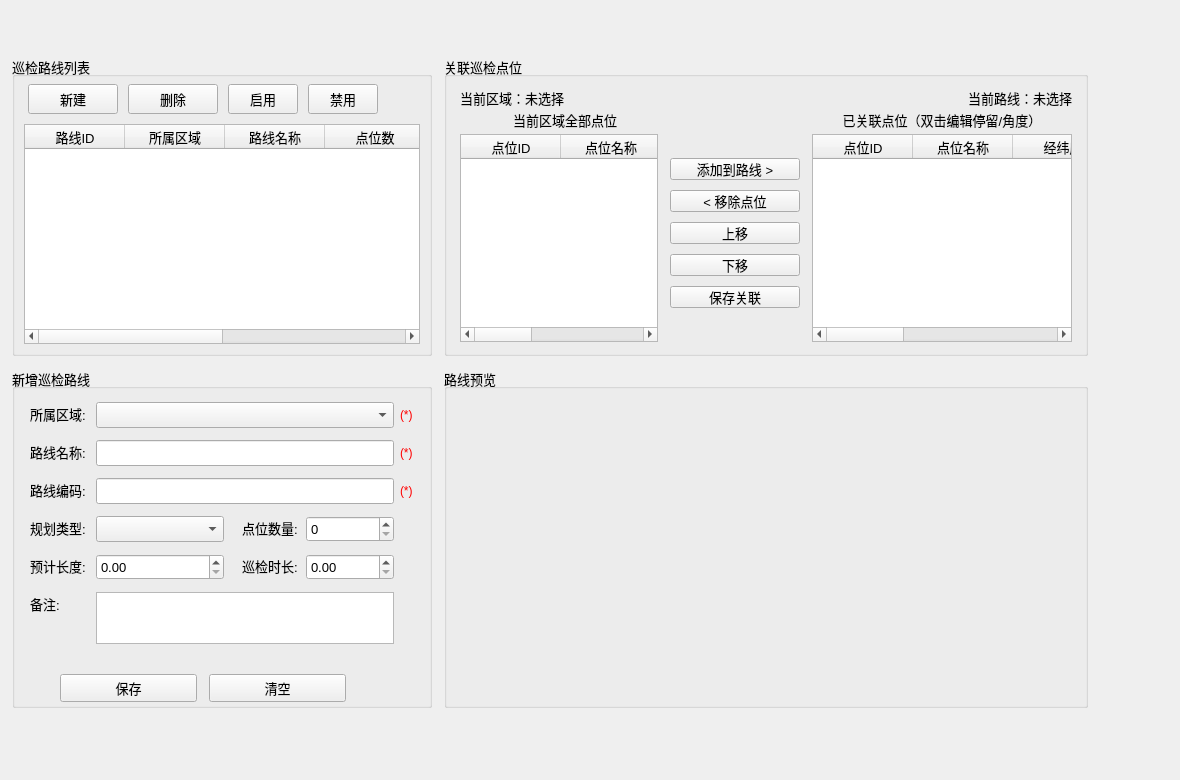
<?xml version="1.0" encoding="UTF-8"?>
<ui version="4.0">
 <class>Frm_InspectRoute</class>
 <widget class="QWidget" name="Frm_InspectRoute">
  <property name="geometry">
   <rect>
    <x>0</x>
    <y>0</y>
    <width>1180</width>
    <height>780</height>
   </rect>
  </property>
  <property name="minimumSize">
   <size>
    <width>1160</width>
    <height>760</height>
   </size>
  </property>
  <property name="windowTitle">
   <string>巡检路线管理</string>
  </property>
  <widget class="QGroupBox" name="groupBox_2">
   <property name="geometry">
    <rect>
     <x>12</x>
     <y>56</y>
     <width>420</width>
     <height>300</height>
    </rect>
   </property>
   <property name="font">
    <font>
     <pointsize>10</pointsize>
    </font>
   </property>
   <property name="title">
    <string>巡检路线列表</string>
   </property>
   <widget class="QPushButton" name="btn_New">
    <property name="geometry">
     <rect>
      <x>16</x>
      <y>28</y>
      <width>90</width>
      <height>30</height>
     </rect>
    </property>
    <property name="text">
     <string>新建</string>
    </property>
   </widget>
   <widget class="QPushButton" name="btn_Delete">
    <property name="geometry">
     <rect>
      <x>116</x>
      <y>28</y>
      <width>90</width>
      <height>30</height>
     </rect>
    </property>
    <property name="text">
     <string>删除</string>
    </property>
   </widget>
   <widget class="QPushButton" name="btn_Enable">
    <property name="geometry">
     <rect>
      <x>216</x>
      <y>28</y>
      <width>70</width>
      <height>30</height>
     </rect>
    </property>
    <property name="text">
     <string>启用</string>
    </property>
   </widget>
   <widget class="QPushButton" name="btn_Disable">
    <property name="geometry">
     <rect>
      <x>296</x>
      <y>28</y>
      <width>70</width>
      <height>30</height>
     </rect>
    </property>
    <property name="text">
     <string>禁用</string>
    </property>
   </widget>
   <widget class="QTableWidget" name="tv_InspectRoute">
    <property name="geometry">
     <rect>
      <x>12</x>
      <y>68</y>
      <width>396</width>
      <height>220</height>
     </rect>
    </property>
    <property name="selectionMode">
     <enum>QAbstractItemView::SingleSelection</enum>
    </property>
    <property name="selectionBehavior">
     <enum>QAbstractItemView::SelectRows</enum>
    </property>
    <property name="sortingEnabled">
     <bool>true</bool>
    </property>
    <property name="columnCount">
     <number>6</number>
    </property>
    <column>
     <property name="text">
      <string>路线ID</string>
     </property>
    </column>
    <column>
     <property name="text">
      <string>所属区域</string>
     </property>
    </column>
    <column>
     <property name="text">
      <string>路线名称</string>
     </property>
    </column>
    <column>
     <property name="text">
      <string>点位数</string>
     </property>
    </column>
    <column>
     <property name="text">
      <string>路径长度</string>
     </property>
    </column>
    <column>
     <property name="text">
      <string>状态</string>
     </property>
    </column>
   </widget>
  </widget>
  <widget class="QGroupBox" name="gbox_status">
   <property name="geometry">
    <rect>
     <x>12</x>
     <y>368</y>
     <width>420</width>
     <height>340</height>
    </rect>
   </property>
   <property name="font">
    <font>
     <pointsize>10</pointsize>
    </font>
   </property>
   <property name="title">
    <string>新增巡检路线</string>
   </property>
   <widget class="QLabel" name="label_2">
    <property name="geometry">
     <rect>
      <x>18</x>
      <y>34</y>
      <width>60</width>
      <height>24</height>
     </rect>
    </property>
    <property name="text">
     <string>所属区域:</string>
    </property>
   </widget>
   <widget class="QComboBox" name="txt_AreaId">
    <property name="geometry">
     <rect>
      <x>84</x>
      <y>34</y>
      <width>298</width>
      <height>26</height>
     </rect>
    </property>
   </widget>
   <widget class="QLabel" name="label_15">
    <property name="geometry">
     <rect>
      <x>388</x>
      <y>38</y>
      <width>18</width>
      <height>18</height>
     </rect>
    </property>
    <property name="font">
     <font>
      <pointsize>9</pointsize>
     </font>
    </property>
    <property name="styleSheet">
     <string notr="true">color: rgb(255, 0, 0);</string>
    </property>
    <property name="text">
     <string>(*)</string>
    </property>
   </widget>
   <widget class="QLabel" name="label">
    <property name="geometry">
     <rect>
      <x>18</x>
      <y>72</y>
      <width>60</width>
      <height>24</height>
     </rect>
    </property>
    <property name="text">
     <string>路线名称:</string>
    </property>
   </widget>
   <widget class="QLineEdit" name="txt_RouteName">
    <property name="geometry">
     <rect>
      <x>84</x>
      <y>72</y>
      <width>298</width>
      <height>26</height>
     </rect>
    </property>
   </widget>
   <widget class="QLabel" name="label_13">
    <property name="geometry">
     <rect>
      <x>388</x>
      <y>76</y>
      <width>18</width>
      <height>18</height>
     </rect>
    </property>
    <property name="font">
     <font>
      <pointsize>9</pointsize>
     </font>
    </property>
    <property name="styleSheet">
     <string notr="true">color: rgb(255, 0, 0);</string>
    </property>
    <property name="text">
     <string>(*)</string>
    </property>
   </widget>
   <widget class="QLabel" name="label_8">
    <property name="geometry">
     <rect>
      <x>18</x>
      <y>110</y>
      <width>60</width>
      <height>24</height>
     </rect>
    </property>
    <property name="text">
     <string>路线编码:</string>
    </property>
   </widget>
   <widget class="QLineEdit" name="txt_RouteCode">
    <property name="geometry">
     <rect>
      <x>84</x>
      <y>110</y>
      <width>298</width>
      <height>26</height>
     </rect>
    </property>
   </widget>
   <widget class="QLabel" name="label_14">
    <property name="geometry">
     <rect>
      <x>388</x>
      <y>114</y>
      <width>18</width>
      <height>18</height>
     </rect>
    </property>
    <property name="font">
     <font>
      <pointsize>9</pointsize>
     </font>
    </property>
    <property name="styleSheet">
     <string notr="true">color: rgb(255, 0, 0);</string>
    </property>
    <property name="text">
     <string>(*)</string>
    </property>
   </widget>
   <widget class="QLabel" name="label_7">
    <property name="geometry">
     <rect>
      <x>18</x>
      <y>148</y>
      <width>60</width>
      <height>24</height>
     </rect>
    </property>
    <property name="text">
     <string>规划类型:</string>
    </property>
   </widget>
   <widget class="QComboBox" name="txt_PlanType">
    <property name="geometry">
     <rect>
      <x>84</x>
      <y>148</y>
      <width>128</width>
      <height>26</height>
     </rect>
    </property>
   </widget>
   <widget class="QLabel" name="label_12">
    <property name="geometry">
     <rect>
      <x>230</x>
      <y>148</y>
      <width>60</width>
      <height>24</height>
     </rect>
    </property>
    <property name="text">
     <string>点位数量:</string>
    </property>
   </widget>
   <widget class="QSpinBox" name="txt_PointCount">
    <property name="geometry">
     <rect>
      <x>294</x>
      <y>148</y>
      <width>88</width>
      <height>26</height>
     </rect>
    </property>
   </widget>
   <widget class="QLabel" name="label_10">
    <property name="geometry">
     <rect>
      <x>18</x>
      <y>186</y>
      <width>60</width>
      <height>24</height>
     </rect>
    </property>
    <property name="text">
     <string>预计长度:</string>
    </property>
   </widget>
   <widget class="QDoubleSpinBox" name="txt_PathLength">
    <property name="geometry">
     <rect>
      <x>84</x>
      <y>186</y>
      <width>128</width>
      <height>26</height>
     </rect>
    </property>
   </widget>
   <widget class="QLabel" name="label_11">
    <property name="geometry">
     <rect>
      <x>230</x>
      <y>186</y>
      <width>60</width>
      <height>24</height>
     </rect>
    </property>
    <property name="text">
     <string>巡检时长:</string>
    </property>
   </widget>
   <widget class="QDoubleSpinBox" name="txt_InsDuration">
    <property name="geometry">
     <rect>
      <x>294</x>
      <y>186</y>
      <width>88</width>
      <height>26</height>
     </rect>
    </property>
   </widget>
   <widget class="QLabel" name="label_9">
    <property name="geometry">
     <rect>
      <x>18</x>
      <y>224</y>
      <width>60</width>
      <height>24</height>
     </rect>
    </property>
    <property name="text">
     <string>备注:</string>
    </property>
   </widget>
   <widget class="QTextEdit" name="txt_Remark">
    <property name="geometry">
     <rect>
      <x>84</x>
      <y>224</y>
      <width>298</width>
      <height>52</height>
     </rect>
    </property>
   </widget>
   <widget class="QLabel" name="lab_Note">
    <property name="geometry">
     <rect>
      <x>18</x>
      <y>282</y>
      <width>370</width>
      <height>20</height>
     </rect>
    </property>
    <property name="text">
     <string/>
    </property>
   </widget>
   <widget class="QWidget" name="layoutWidget">
    <property name="geometry">
     <rect>
      <x>48</x>
      <y>306</y>
      <width>286</width>
      <height>28</height>
     </rect>
    </property>
    <layout class="QGridLayout" name="gridLayout_2">
     <property name="horizontalSpacing">
      <number>12</number>
     </property>
     <property name="leftMargin">
      <number>0</number>
     </property>
     <property name="topMargin">
      <number>0</number>
     </property>
     <property name="rightMargin">
      <number>0</number>
     </property>
     <property name="bottomMargin">
      <number>0</number>
     </property>
     <item row="0" column="0">
      <widget class="QPushButton" name="btn_Save">
       <property name="text">
        <string>保存</string>
       </property>
      </widget>
     </item>
     <item row="0" column="1">
      <widget class="QPushButton" name="btn_Clear">
       <property name="text">
        <string>清空</string>
       </property>
      </widget>
     </item>
    </layout>
   </widget>
  </widget>
  <widget class="QGroupBox" name="groupbox3">
   <property name="geometry">
    <rect>
     <x>444</x>
     <y>56</y>
     <width>644</width>
     <height>300</height>
    </rect>
   </property>
   <property name="font">
    <font>
     <pointsize>10</pointsize>
    </font>
   </property>
   <property name="title">
    <string>关联巡检点位</string>
   </property>
   <widget class="QLabel" name="lab_selectedArea">
    <property name="geometry">
     <rect>
      <x>16</x>
      <y>30</y>
      <width>220</width>
      <height>24</height>
     </rect>
    </property>
    <property name="text">
     <string>当前区域：未选择</string>
    </property>
    <property name="alignment">
     <set>Qt::AlignLeading|Qt::AlignLeft|Qt::AlignVCenter</set>
    </property>
   </widget>
   <widget class="QLabel" name="lab_selectedRoute">
    <property name="geometry">
     <rect>
      <x>368</x>
      <y>30</y>
      <width>260</width>
      <height>24</height>
     </rect>
    </property>
    <property name="text">
     <string>当前路线：未选择</string>
    </property>
    <property name="alignment">
     <set>Qt::AlignRight|Qt::AlignTrailing|Qt::AlignVCenter</set>
    </property>
   </widget>
   <widget class="QLabel" name="label_5">
    <property name="geometry">
     <rect>
      <x>16</x>
      <y>54</y>
      <width>210</width>
      <height>20</height>
     </rect>
    </property>
    <property name="text">
     <string>当前区域全部点位</string>
    </property>
    <property name="alignment">
     <set>Qt::AlignCenter</set>
    </property>
   </widget>
   <widget class="QLabel" name="label_6">
    <property name="geometry">
     <rect>
      <x>368</x>
      <y>54</y>
      <width>260</width>
      <height>20</height>
     </rect>
    </property>
    <property name="text">
     <string>已关联点位（双击编辑停留/角度）</string>
    </property>
    <property name="alignment">
     <set>Qt::AlignCenter</set>
    </property>
   </widget>
   <widget class="QTableWidget" name="tv_InspectPoint1">
    <property name="geometry">
     <rect>
      <x>16</x>
      <y>78</y>
      <width>198</width>
      <height>208</height>
     </rect>
    </property>
    <property name="selectionMode">
     <enum>QAbstractItemView::SingleSelection</enum>
    </property>
    <property name="selectionBehavior">
     <enum>QAbstractItemView::SelectRows</enum>
    </property>
    <property name="sortingEnabled">
     <bool>true</bool>
    </property>
    <property name="columnCount">
     <number>3</number>
    </property>
    <column>
     <property name="text">
      <string>点位ID</string>
     </property>
    </column>
    <column>
     <property name="text">
      <string>点位名称</string>
     </property>
    </column>
    <column>
     <property name="text">
      <string>经纬度</string>
     </property>
    </column>
   </widget>
   <widget class="QWidget" name="layoutWidget1">
    <property name="geometry">
     <rect>
      <x>226</x>
      <y>102</y>
      <width>130</width>
      <height>150</height>
     </rect>
    </property>
    <layout class="QGridLayout" name="gridLayout_3">
     <property name="verticalSpacing">
      <number>10</number>
     </property>
     <property name="leftMargin">
      <number>0</number>
     </property>
     <property name="topMargin">
      <number>0</number>
     </property>
     <property name="rightMargin">
      <number>0</number>
     </property>
     <property name="bottomMargin">
      <number>0</number>
     </property>
     <item row="0" column="0">
      <widget class="QPushButton" name="btn_Add">
       <property name="text">
        <string>添加到路线 &gt;</string>
       </property>
      </widget>
     </item>
     <item row="1" column="0">
      <widget class="QPushButton" name="btn_Remove">
       <property name="text">
        <string>&lt; 移除点位</string>
       </property>
      </widget>
     </item>
     <item row="2" column="0">
      <widget class="QPushButton" name="btn_Up">
       <property name="text">
        <string>上移</string>
       </property>
      </widget>
     </item>
     <item row="3" column="0">
      <widget class="QPushButton" name="btn_Down">
       <property name="text">
        <string>下移</string>
       </property>
      </widget>
     </item>
     <item row="4" column="0">
      <widget class="QPushButton" name="btn_SaveRelation">
       <property name="text">
        <string>保存关联</string>
       </property>
      </widget>
     </item>
    </layout>
   </widget>
   <widget class="QTableWidget" name="tv_InspectPoint2">
    <property name="geometry">
     <rect>
      <x>368</x>
      <y>78</y>
      <width>260</width>
      <height>208</height>
     </rect>
    </property>
    <property name="selectionMode">
     <enum>QAbstractItemView::SingleSelection</enum>
    </property>
    <property name="selectionBehavior">
     <enum>QAbstractItemView::SelectRows</enum>
    </property>
    <property name="sortingEnabled">
     <bool>true</bool>
    </property>
    <property name="columnCount">
     <number>6</number>
    </property>
    <column>
     <property name="text">
      <string>点位ID</string>
     </property>
    </column>
    <column>
     <property name="text">
      <string>点位名称</string>
     </property>
    </column>
    <column>
     <property name="text">
      <string>经纬度</string>
     </property>
    </column>
    <column>
     <property name="text">
      <string>停留(秒)</string>
     </property>
    </column>
    <column>
     <property name="text">
      <string>角度</string>
     </property>
    </column>
    <column>
     <property name="text">
      <string>顺序</string>
     </property>
    </column>
   </widget>
  </widget>
  <widget class="QGroupBox" name="gbox_map">
   <property name="geometry">
    <rect>
     <x>444</x>
     <y>368</y>
     <width>644</width>
     <height>340</height>
    </rect>
   </property>
   <property name="font">
    <font>
     <pointsize>10</pointsize>
    </font>
   </property>
   <property name="title">
    <string>路线预览</string>
   </property>
  </widget>
 </widget>
 <resources/>
 <connections/>
</ui>
